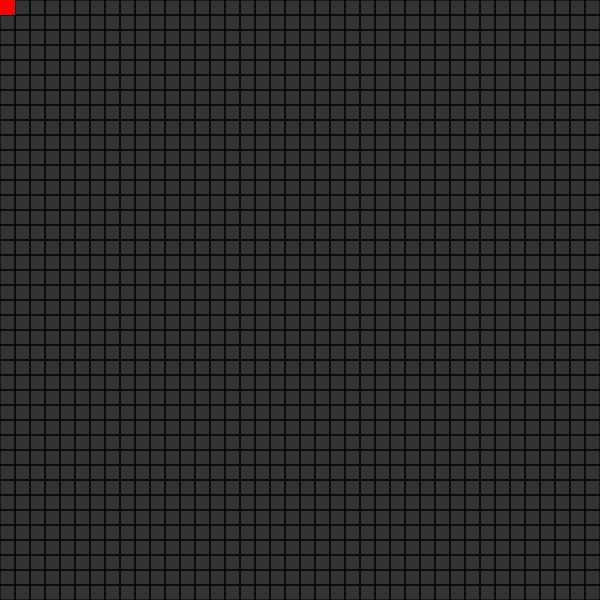
Frame 1 (no input)
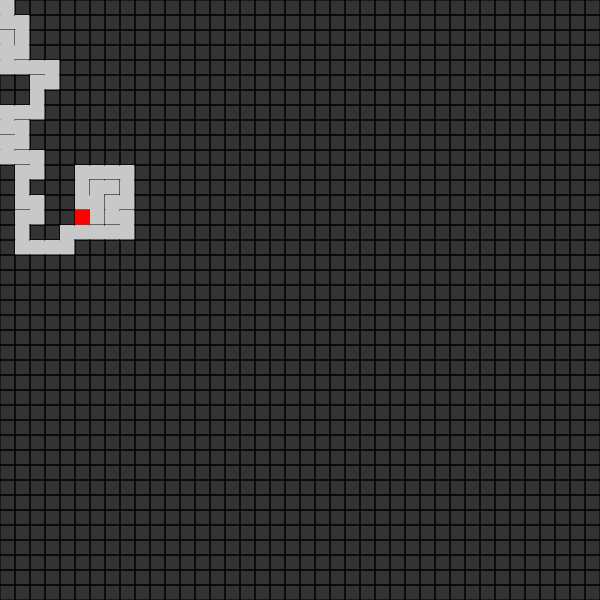
Frame 60 (no input)
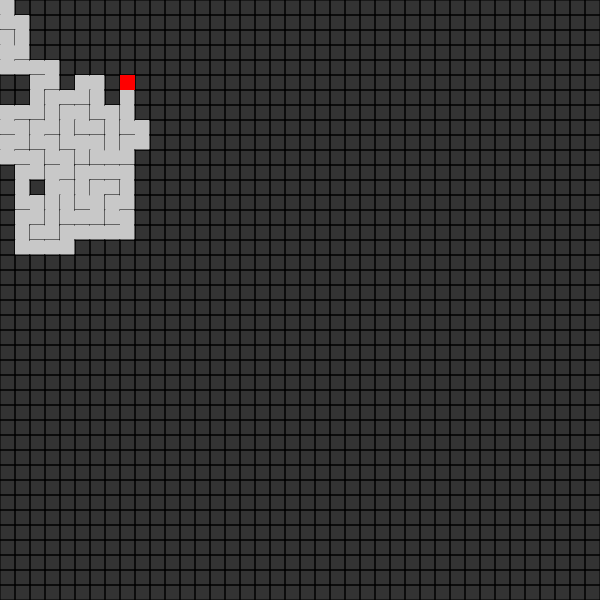
Frame 120 (the mouse pressed at the canvas centre since frame 60)

The p5.js sketch that drew these frames (run headless with seeded random() and noise() and a simulated clock; from frame 60 on, the mouse is pressed at the canvas centre):

// p5.js sketch
// ── sketch.js
let rows = 40;
let cols = 40;
let w, h; // width, height of cell
let grid = [];
let currentCell;

let stack = [];

function setup() {
  createCanvas(600, 600);
  w = width/cols;
  h = height/rows;
  // frameRate(25);
  for(let i=0; i<rows; i++){
    for(let j=0; j<cols; j++){
      let cell = new Cell(i, j, w, h);
      grid.push(cell);
    }
  }

  current = grid[0];

  for(let i=0; i<rows; i++){
    for(let j=0; j<cols; j++){
      grid[i*rows+j].addNeighbors();
    }
  }

}

function draw() {
  background(51);
  for(let i=0; i<grid.length; i++){
    grid[i].show();
  }

  current.visited = true;
  current.highlight();
  let nextCell = current.moveToNeighbor();
  if(nextCell) {
    nextCell.visited = true;
    stack.push(current);
    current = nextCell;
  } else if (stack.length > 0){
    current = stack.pop();
  }
}

// ── cell.js
function Cell(i, j) {
  this.i = i;
  this.j = j;
  this.walls = {
    top: true,
    bottom: true,
    right: true,
    left: true,
  }
  this.neighbors = {
    top: null,
    right: null,
    bottom: null,
    left: null
  }
  this.visited = false;

  this.show = function() {
    let x = this.i*w;
    let y = this.j*h;
    stroke(0);
    if(this.walls.top)   { line(x  ,y  ,x+w,y  ); }
    if(this.walls.right) { line(x+w,y  ,x+w,y+w); }
    if(this.walls.bottom){ line(x+w,y+w,x  ,y+w); }
    if(this.walls.left)  { line(x  ,y+w,x  ,y  ); }

    if(this.visited){
      fill(200);
      noStroke();
      rect(x, y, w, h);
    }

  }

  this.highlight = function() {
    let x = this.i*w;
    let y = this.j*h;
    noStroke();
    fill(255, 0, 0);
    rect(x, y, w, h);
  }

  this.addNeighbors = function() {
    if(this.neighbors.top == null){ this.neighbors.top = grid[getIndex(i, j-1)]; }
    if(this.neighbors.right == null){ this.neighbors.right = grid[getIndex(i+1, j)]; }
    if(this.neighbors.bottom == null){ this.neighbors.bottom = grid[getIndex(i, j+1)]; }
    if(this.neighbors.left == null){ this.neighbors.left = grid[getIndex(i-1, j)]; }
  }

  this.moveToNeighbor = function() {
    let neighborsList = [];
    let top = this.neighbors.top;
    let right = this.neighbors.right;
    let left = this.neighbors.left;
    let bottom = this.neighbors.bottom;

    if(top && !top.visited){
      neighborsList.push(top);
    }
    if(right && !right.visited){
      neighborsList.push(right);
    }
    if(bottom && !bottom.visited){
      neighborsList.push(bottom);
    }
    if(left && !left.visited){
      neighborsList.push(left);
    }

    if(neighborsList.length > 0){
      let r = floor(random(0, neighborsList.length));
      if(top && neighborsList[r].i == top.i && neighborsList[r].j == top.j) {
        this.walls.top = false;
        grid[getIndex(top.i, top.j)].walls.bottom = false;
      }
      else if(right && neighborsList[r].i == right.i && neighborsList[r].j == right.j) {
        this.walls.right = false;
        grid[getIndex(right.i, right.j)].walls.left = false;
      }
      else if(bottom && neighborsList[r].i == bottom.i && neighborsList[r].j == bottom.j) {
        this.walls.bottom = false;
        grid[getIndex(bottom.i, bottom.j)].walls.top = false;
      }
      else if(left && neighborsList[r].i == left.i && neighborsList[r].j == left.j) {
        this.walls.left = false;
        grid[getIndex(left.i, left.j)].walls.right = false;
      }
      return neighborsList[r];
    }
    return undefined;
  }
}

function getIndex(i, j) {
  if(i<0 || j<0 || i>cols-1 || j>rows-1){ return -1; }
  return j+i*cols;
}
